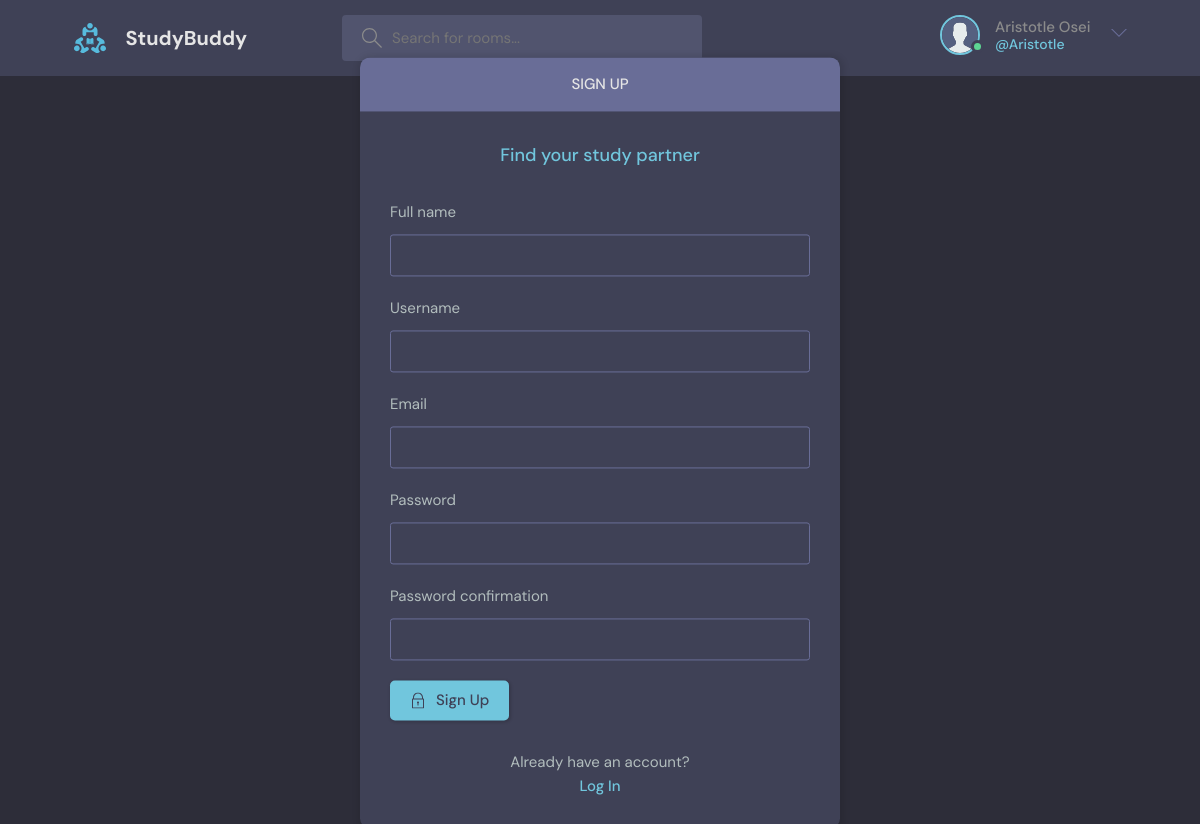
Page /register (signed in) on the committed database.
### base/models.py (models this page shows)
class User(AbstractUser):
    full_name = models.CharField(max_length=200)
    username = models.CharField(max_length=200)
    email = models.EmailField(unique=True)
    bio = models.TextField(null=True, blank=True)
    avatar = models.ImageField(null=True, default="avatar.svg")
    USERNAME_FIELD = 'email'
    REQUIRED_FIELDS = ['username']
    def __str__(self):
        return self.username

### base/views.py (the view, shortened to what this page needs)
# urls.py: path('register', views.register, name="register"),
def register(request):
    form = MyUserCreationForm()
    return render(request, 'base/register.html', {'form': form})

### base/forms.py
class MyUserCreationForm(UserCreationForm):
    class Meta:
        model = User
        fields = ['full_name', 'username', 'email', 'password1', 'password2']

### base/templates/base/register.html (shortened to what this page needs)
{% extends 'main.html' %} {% block content %}
<main class="auth layout">
  <div class="container">
    <div class="layout__box">
      <div class="layout__boxHeader">
        <div class="layout__boxTitle">
          <h3>Sign up</h3>
        </div>
      </div>
      <div class="layout__body">
        <h2 class="auth__tagline">Find your study partner</h2>
        <form class="form" action="" method="POST">
          {% csrf_token %} {% for field in form %}
          <div class="form__group form__group">
            <label for="fullname">{{field.label}}</label>
            {{field}}
          </div>
          {% endfor %}
          <button class="btn btn--main" type="submit">
            Sign Up
          </button>
        </form>
        <div class="auth__action">
          <p>Already have an account?</p>
          <a href="login.html" class="btn btn--link">Log In</a>
        </div>
      </div>
    </div>
  </div>
</main>
{% endblock %}

### templates/navbar.html (shortened to what this page needs)
{% load static %}
<header class="header header--loggedIn">
  <div class="container">
    <a href="{% url 'home' %}" class="header__logo">
      <img src="images/logo.svg" />
      <h1>StudyBuddy</h1>
    </a>
    <form class="header__search" method="GET" action="{% url 'home' %}">
      <label>
        <input type="text" name="q" placeholder="Search for rooms..." />
      </label>
    </form>
    <nav class="header__menu">
      {% if request.user.is_authenticated %}
      <div class="header__user">
        <a href="{% url 'profile' user.id %}">
          <div class="avatar avatar--medium active">
            <img src="{{request.user.avatar.url}}" />
          </div>
          <p>{{request.user.full_name}} <span>@{{request.user}}</span></p>
        </a>
        <button class="dropdown-button">
          <svg
            version="1.1"
            xmlns="http://www.w3.org/2000/svg"
            width="32"
            height="32"
            viewBox="0 0 32 32"
          >
            <title>chevron-down</title>
            <path d="M16 21l-13-13h-3l16 16 16-16h-3l-13 13z"></path>
          </svg>
        </button>
      </div>
      {% else %}
      <a href="{% url 'login' %}">
        <img src="images/avatar.svg" />
        <p>Login</p>
      </a>
      {% endif %}
    </nav>
  </div>
</header>

### rows in the picture
User: user.avatar (placeholder picture), user.full_name "Aristotle Osei", user "Aristotle"

### other values in the picture
{{ field.label }} "Full name" "Username" "Email" "Password" "Password confirmation"
